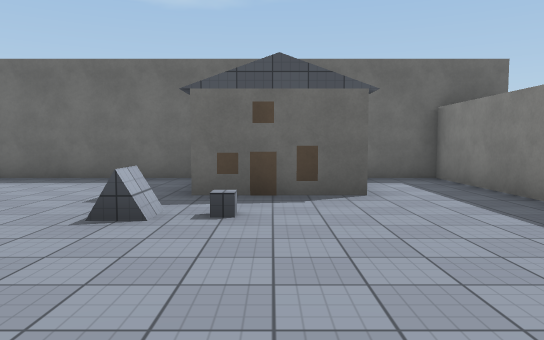
View 1 (above)

21 first-person views from a walk through a 3-D level made in the Unity game engine. The camera is 1.5 m above the floor, tilts 4° down and sees 70° across. The floor is counted in squares, 2 m on a side. Each view is taken from the middle of a square. On the plan, view 1 faces up. The plan holds only what a view shows up to about 12 squares ahead; the rest is blank. The place goes on beyond the plan. The player character is not drawn. Some animated figures are not drawn. Surface patterns are stand-ins for the level's own textures.

View 2
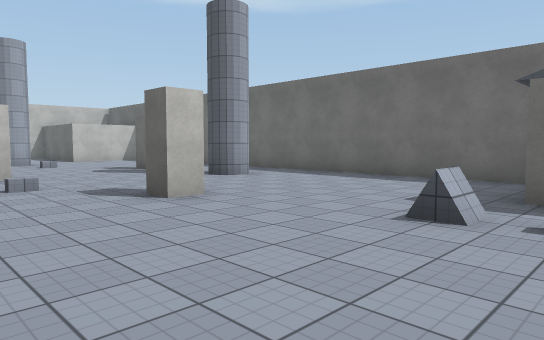

View 3
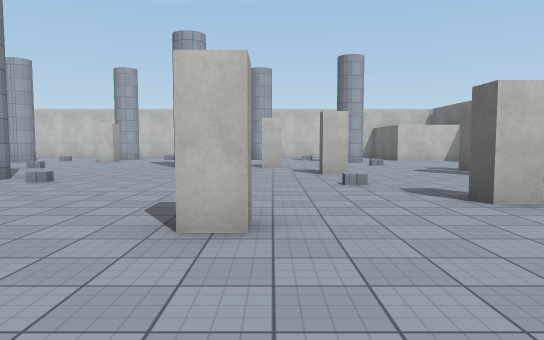

View 4
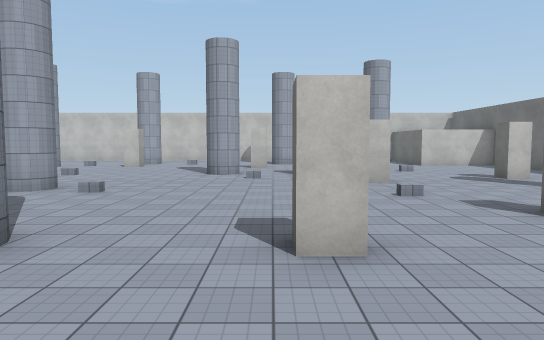

View 5
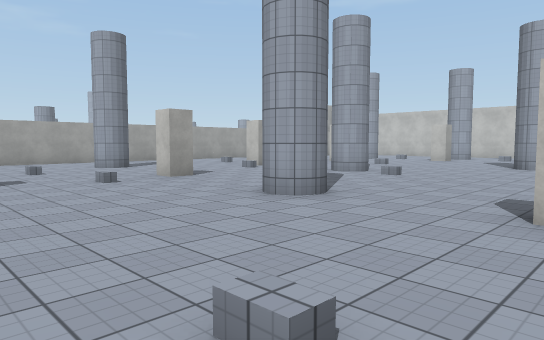

View 6
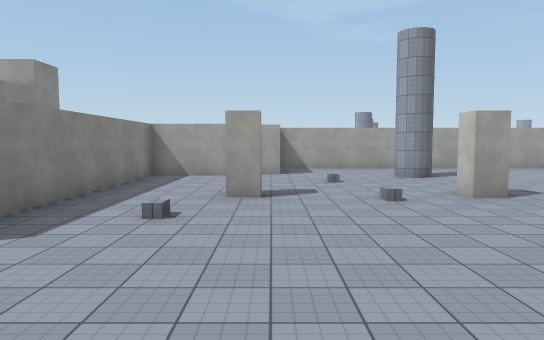

View 7
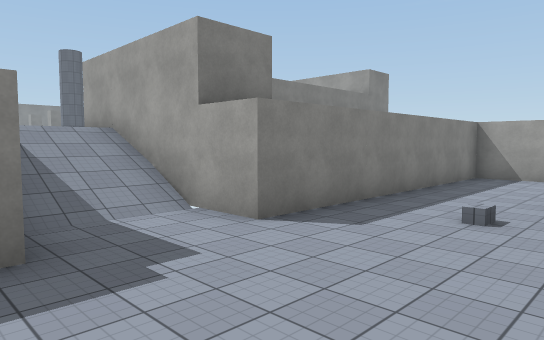

View 8
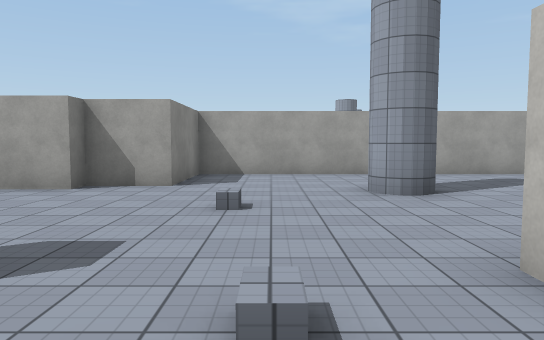

View 9
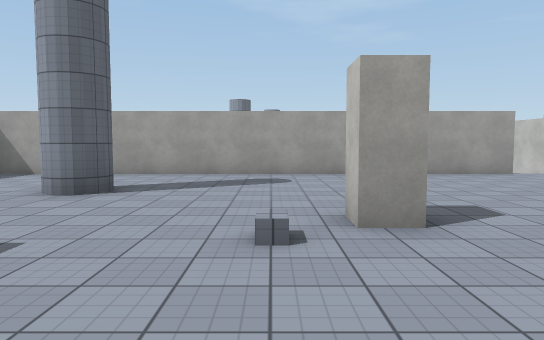

View 10
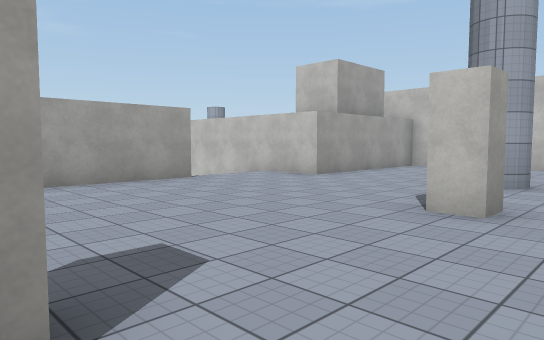

View 11
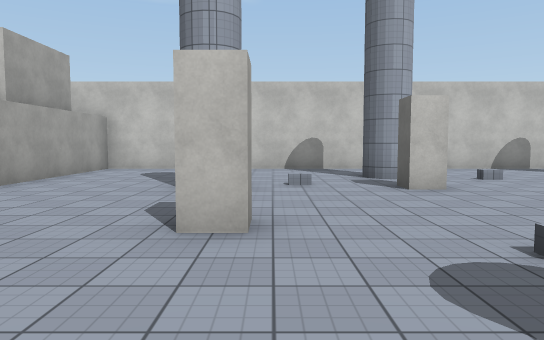

View 12
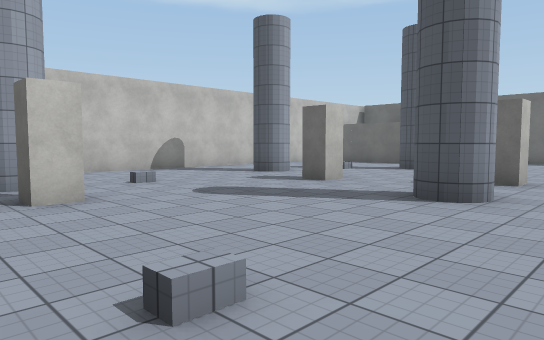

View 13
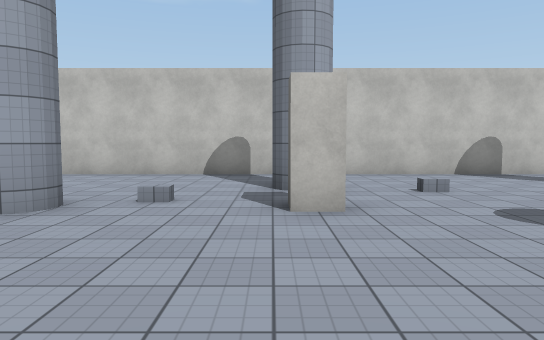

View 14
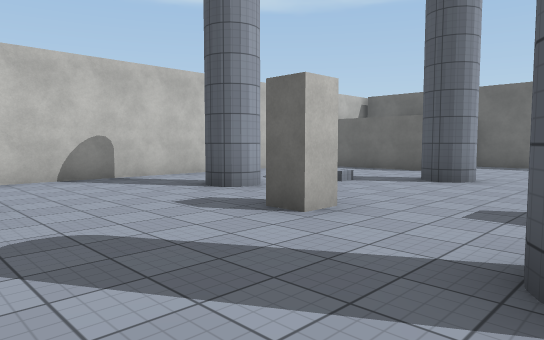

View 15
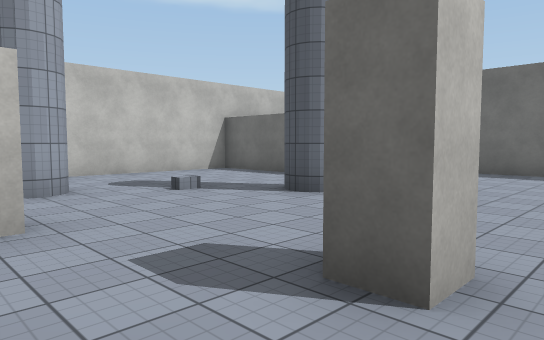

View 16
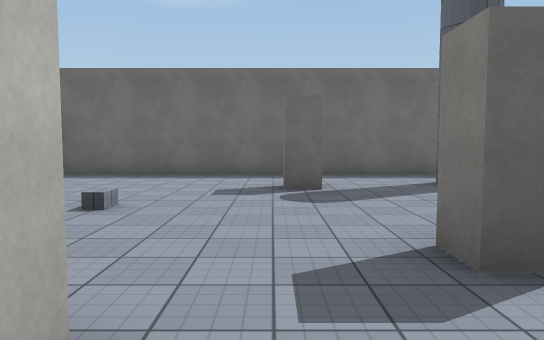

View 17
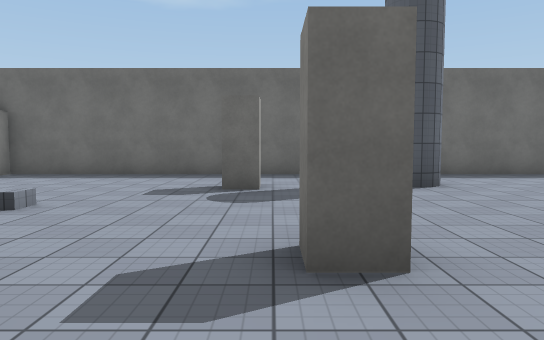

View 18
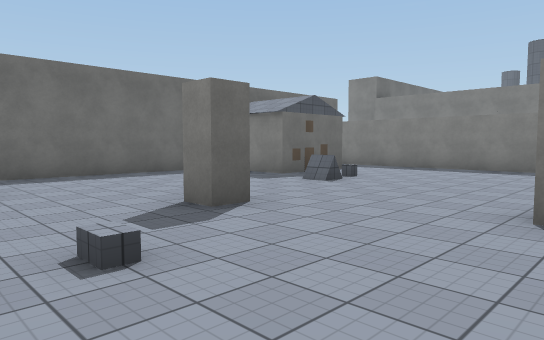

View 19
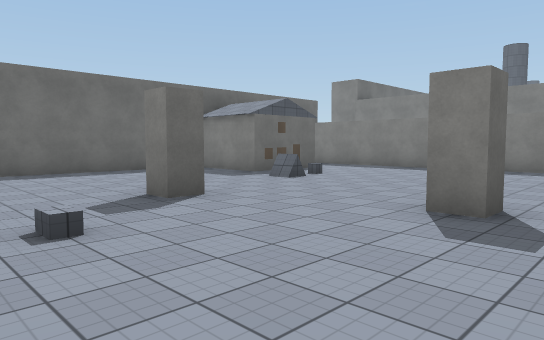

View 20
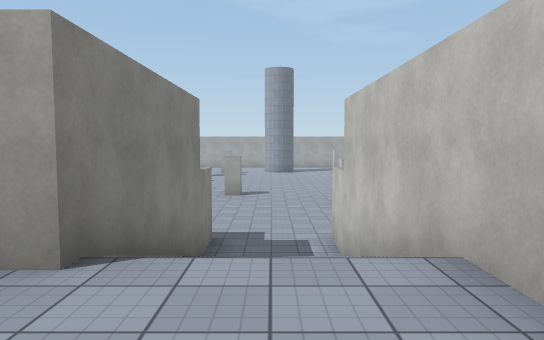

View 21
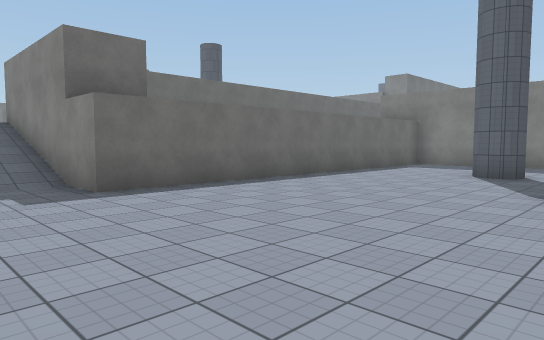

### Floor plan
Key: @ floor where view 1 was taken; # wall or solid block; . main floor; : floor 2.5 m higher than the main floor; - floor 2.5 m lower than the main floor; / step, stairs or slope; = window, fence, low wall or low ledge.
Columns run from 21 left of view 1 to 8 right of it. Each row starts with its distance up from view 1.
  9     #################  ###
  8     #...............#  ..#
  7     #...............#  ..#
  6 #####...............###..#
  5 #..........#.............#
  4 #..................=.....#
  3 #.....#.........#........#
  2 #........................#
  1 #...........#............#
  0 #........#...........@...#
 -1 #..#..............#../...#
 -2 #.....#...................///
 -3 #.........................///:
 -4 #.........................///:
 -5 #........................#####
 -6 #  ..........#...........#
 -7 #..#..#..................#
 -8 #................#...#...#
 -9 #............./..........#
-10 #........#...#...........#
-11 #........................#
-12 #................#.......#
-13 #....................#####
-14 ######...............#
-15      #...............#
-16      #///#############
-17      #/ /#
-18      #///#
-19      #///#
-20      #---#
-21      #---#########
-22       -------------
-23      --------------
-24      ------------   #
-25      ----------#----#
-26        --------
-27       - --

Positions as (right, up) in squares from view 1, and headings:
1: (0, 0), facing up
2: (0, 0), facing up-left
3: (0, 0), facing left
4: (0, -1), facing left
5: (1, 0), facing down-left
6: (0, -1), facing down
7: (0, -1), facing down-right
8: (-2, -6), facing down
9: (-7, -6), facing down
10: (-8, -8), facing down-left
11: (-9, -9), facing left
12: (-10, -8), facing up-left
13: (-11, -7), facing left
14: (-12, -5), facing up-left
15: (-11, -2), facing up-left
16: (-11, -1), facing up
17: (-10, -1), facing up
18: (-8, -1), facing up-right
19: (-8, -2), facing up-right
20: (-14, -13), facing down
21: (-15, -27), facing up-right
